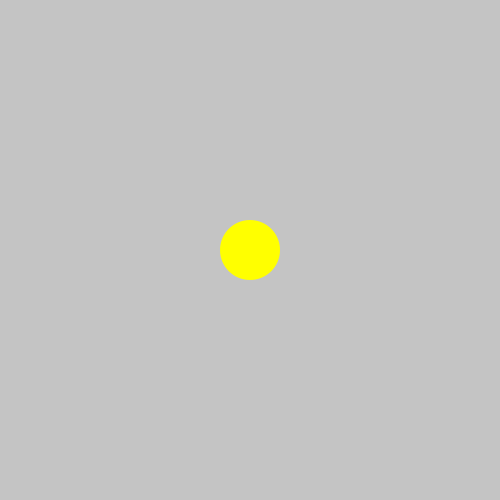
Frame 1 (no input)
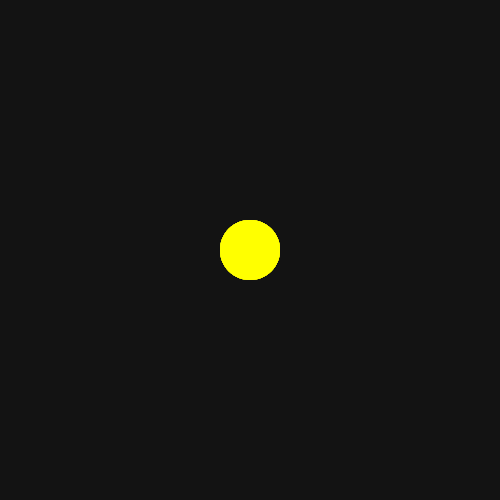
Frame 60 (the mouse pressed at the canvas centre just before this capture)
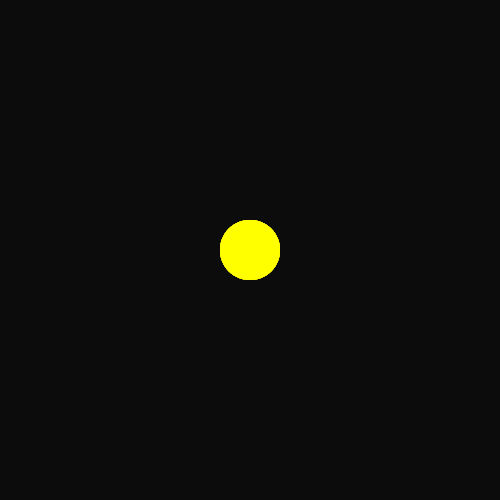
Frame 120 (the mouse held since frame 60 and released just before this capture)

The Processing sketch that drew these frames (run headless with seeded random() and noise(); from frame 60 on, the mouse is pressed at the canvas centre):

// Processing sketch: ex18_13
// ── ex18_13.pde
// 마우스로 원을 끌어 놓기 (PVector 미사용)

boolean choice = false;
float x = 250, y = 250, r = 30;

void setup() {
  size(500, 500);
}

void draw() {
  // 페이딩 효과
  noStroke();
  fill(0, 10);
  rect(0, 0, width, height);

  fill(255, 255, 0);
  ellipse(x, y, r*2, r*2);
}

void mousePressed() {
  float d = dist(mouseX, mouseY, x, y);
  if (d < r) {
    choice = true;
  }
}

void mouseReleased() { 
  choice = false;
}

void mouseDragged() { 
  if (choice) {
    float dx = mouseX - pmouseX;
    float dy = mouseY - pmouseY;
    x = mouseX - dx;
    y = mouseY - dy;
  }
}
